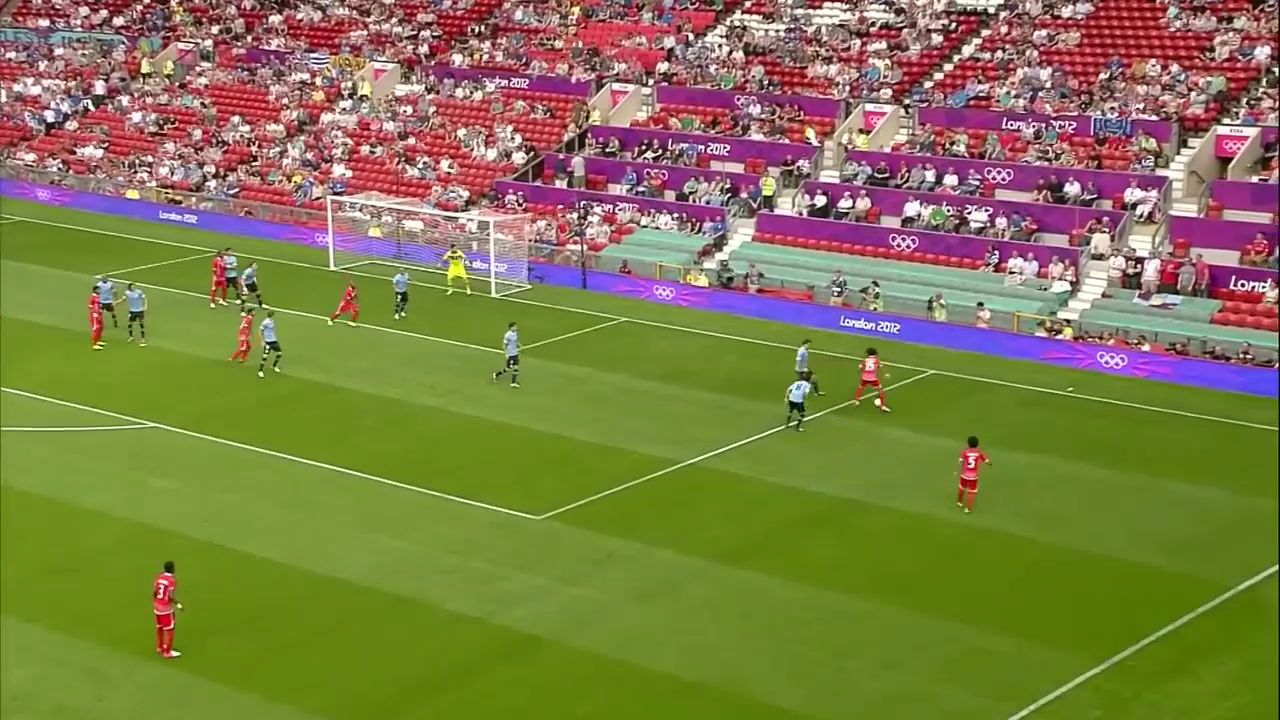
#> input picture input/200_0.png, 1280 x 720 px, found by its file name
$ python floodfill.py
#> lines starting #> are read from the running program, lines starting #| are printed output that depends on the picture; after the words box and inside, x2 and y2 are one past the last pixel; in counts of white or black regions, pixels touching at a corner belong together
import cv2
import numpy as np
#input
src = cv2.imread("input\\200_0.png")
#> src is the input picture: shape (720, 1280, 3); mean B, G, R 73, 124.2, 127.9
hsv = cv2.cvtColor(src, cv2.COLOR_BGR2HSV)
#> hsv: shape (720, 1280, 3); mean H, S, V 63, 152.2, 147.7
Binary1 = cv2.inRange(hsv, (20,0,63),(101,255,255))#去除觀眾
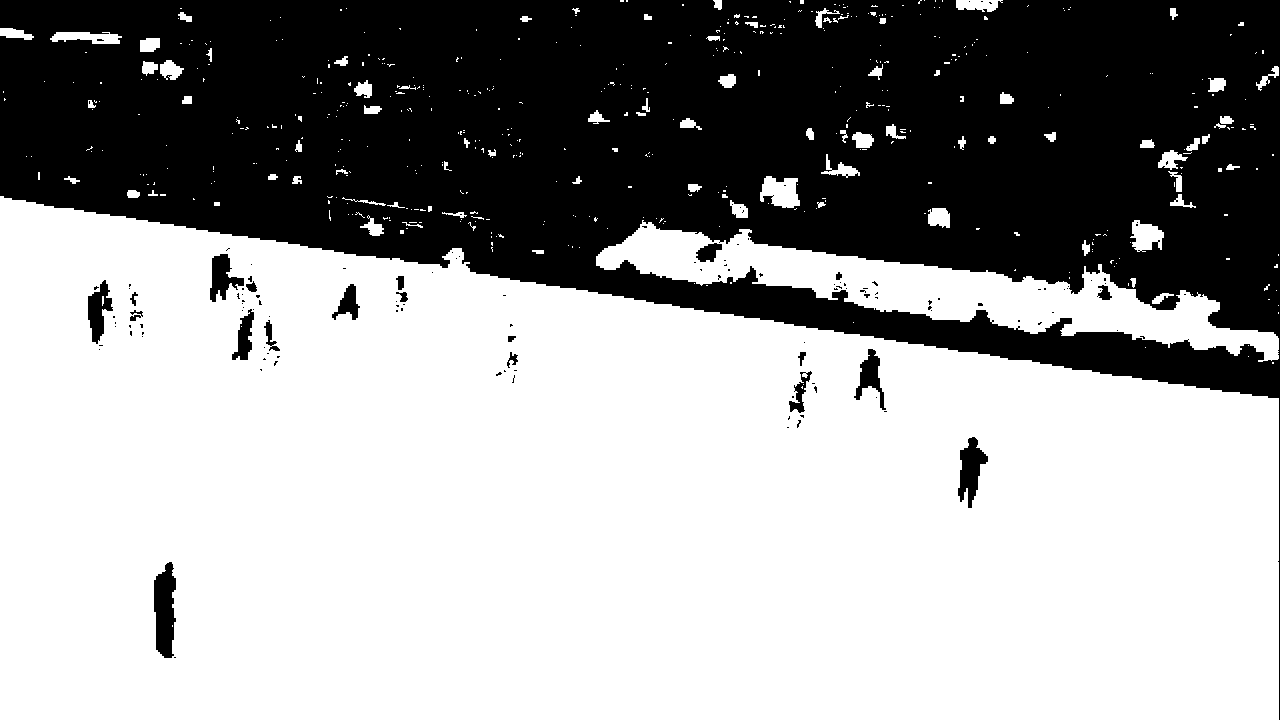
#> Binary1: shape (720, 1280); 61.9% white; 138 black regions (117 under 20 px), largest, box (x1, y1, x2, y2) and area: (0, 0, 1280, 720) 342680, (154, 562, 176, 658) 1596, (958, 437, 988, 508) 1124

kernel = np.ones((3,3), np.uint8)
result = cv2.morphologyEx(Binary1,cv2.MORPH_OPEN, kernel)
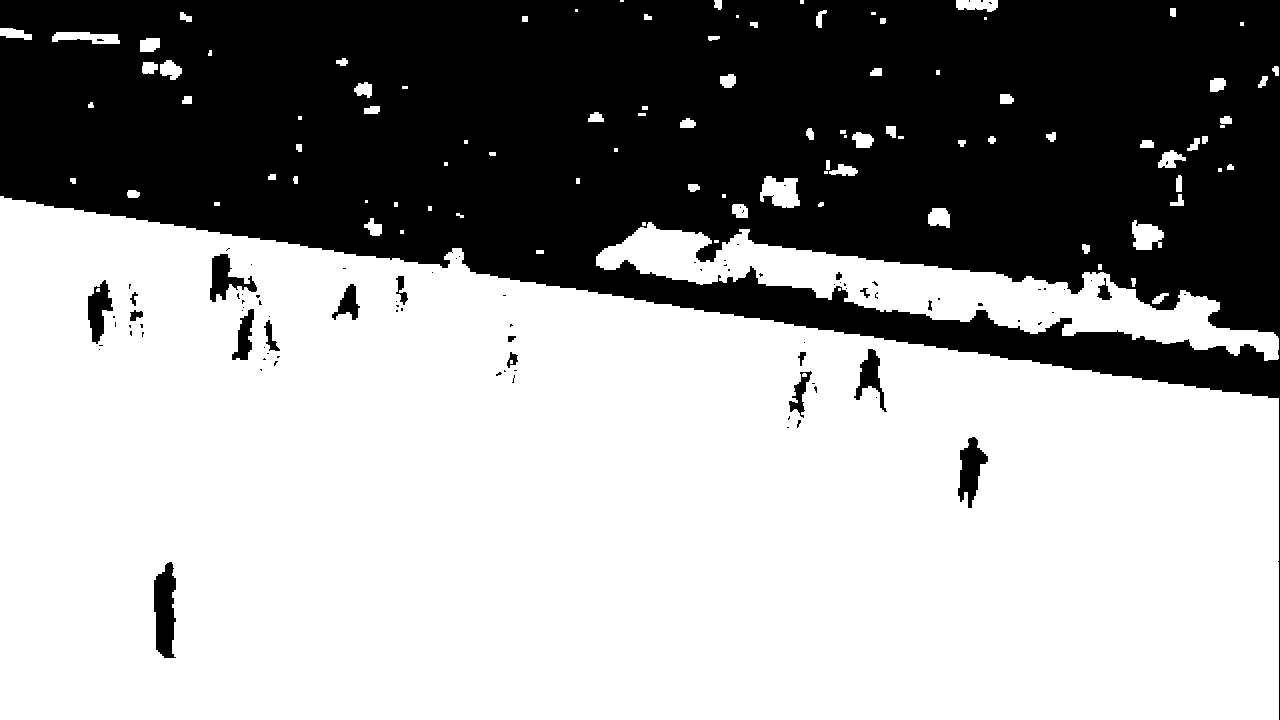
#> result: shape (720, 1280); 61.6% white; 97 black regions (77 under 20 px), largest, box (x1, y1, x2, y2) and area: (0, 0, 1280, 720) 345834, (154, 562, 176, 658) 1607, (958, 437, 988, 508) 1133
masked_gray = cv2.bitwise_and(src,src, mask = result)
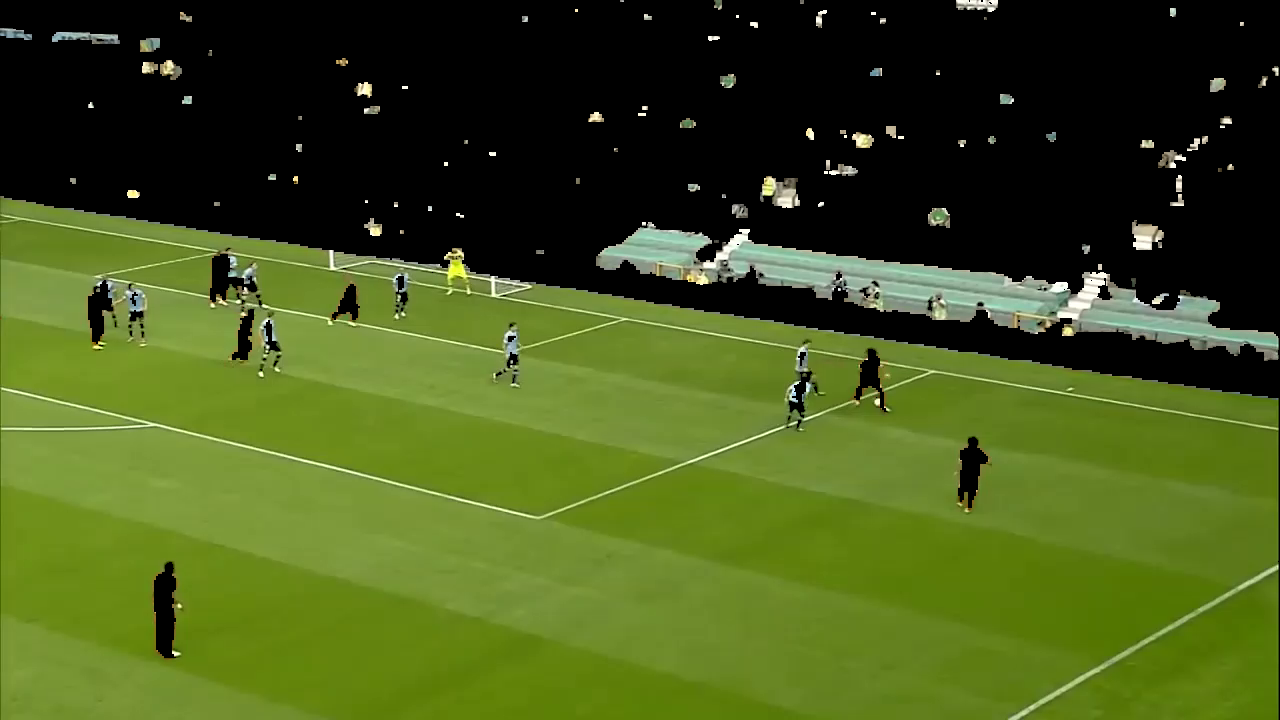
#> masked_gray: shape (720, 1280, 3); mean B, G, R 27.5, 85.7, 68.6

def onmouse(event,x,y,flags,parm):
    if event==cv2.EVENT_LBUTTONDOWN:
        copyIma = masked_gray.copy()
        h, w = src.shape[:2]
        mask = np.zeros([h+2, w+2], np.uint8)
        #cv2.floodFill(output,input,選定pixel位置,新顏色,往下範圍,往上範圍,flags)
        cv2.floodFill(copyIma, mask, (x,y), (0, 0,255), (53, 26, 63), (65, 88, 80), cv2.FLOODFILL_FIXED_RANGE)

        cv2.imshow("1", copyIma)
        cv2.waitKey(0)
cv2.imshow("input",masked_gray)
cv2.setMouseCallback("input",onmouse)
cv2.waitKey(0)
